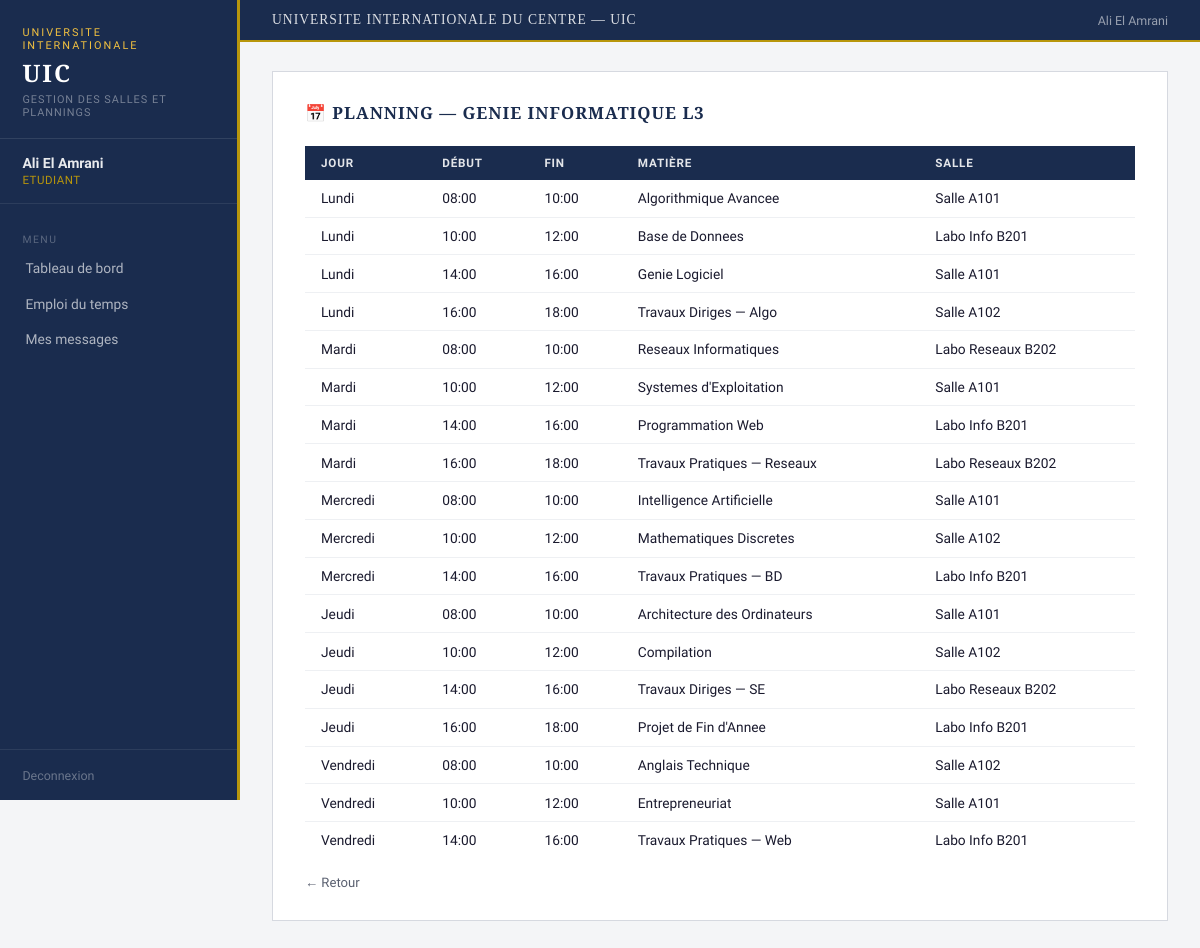
/plannings/1 (signed in), run on the app's committed database.
### tables this page shows
CREATE TABLE Planning (
        idPlanning INTEGER PRIMARY KEY AUTOINCREMENT,
        semaine INTEGER NOT NULL, annee INTEGER NOT NULL,
        filiere TEXT NOT NULL, idChef INTEGER,
        FOREIGN KEY (idChef) REFERENCES ChefDepartement(idChef));

CREATE TABLE Creneau (
        idCreneau INTEGER PRIMARY KEY AUTOINCREMENT,
        heureDebut TEXT NOT NULL, heureFin TEXT NOT NULL,
        jour TEXT NOT NULL, matiere TEXT NOT NULL,
        idPlanning INTEGER NOT NULL, idSalle INTEGER NOT NULL,
        FOREIGN KEY (idPlanning) REFERENCES Planning(idPlanning),
        FOREIGN KEY (idSalle) REFERENCES Salle(idSalle));

CREATE TABLE Salle (
        idSalle INTEGER PRIMARY KEY AUTOINCREMENT,
        nomSalle TEXT NOT NULL, type TEXT NOT NULL,
        capacite INTEGER NOT NULL, disponible INTEGER DEFAULT 1, batiment TEXT);

### controllers/planning_controller.py (the view)
@planning_bp.route("/plannings/<int:id>")
def detail_planning(id):
    if "user_id" not in session:
        return redirect(url_for("auth.login"))
    planning  = Planning.get_by_id(id)
    creneaux  = Creneau.get_by_planning(id)
    salles    = Salle.get_disponibles()
    return render_template("planning_detail.html",
                           planning=planning,
                           creneaux=creneaux,
                           salles=salles,
                           role=session["user_role"])

### database/db.py (called while the page is built)
def get_connection():
    conn = sqlite3.connect(DB_PATH)
    conn.row_factory = sqlite3.Row
    return conn

### models/planning.py (called while the page is built)
    @staticmethod
    def get_by_id(id):
        conn = get_connection()
        row = conn.execute("SELECT * FROM Planning WHERE idPlanning=?", (id,)).fetchone()
        conn.close()
        return row

    @staticmethod
    def get_by_planning(idPlanning):
        conn = get_connection()
        rows = conn.execute("""
            SELECT c.*, s.nomSalle
            FROM Creneau c
            JOIN Salle s ON c.idSalle = s.idSalle
            WHERE c.idPlanning=?
            ORDER BY CASE c.jour
                WHEN 'Lundi' THEN 1 WHEN 'Mardi' THEN 2
                WHEN 'Mercredi' THEN 3 WHEN 'Jeudi' THEN 4
                WHEN 'Vendredi' THEN 5 WHEN 'Samedi' THEN 6 ELSE 7 END,
            c.heureDebut
        """, (idPlanning,)).fetchall()
        conn.close()
        return rows

### models/salle.py (called while the page is built)
    @staticmethod
    def get_disponibles():
        conn = get_connection()
        salles = conn.execute(
            "SELECT * FROM Salle WHERE disponible = 1"
        ).fetchall()
        conn.close()
        return salles

### templates/planning_detail.html (shortened to what this page needs)
{% extends "base.html" %}
{% block content %}
<div class="page">
  <h1>📅 Planning — {{ planning.filiere }} {{ planning.semestre }} {{ planning.anneeUniv }}</h1>
  <table>
    <thead>
      <tr><th>Jour</th><th>Début</th><th>Fin</th><th>Matière</th><th>Salle</th>{% if role in ('chef_dept','admin') %}<th>Action</th>{% endif %}</tr>
    </thead>
    <tbody>
    {% for c in creneaux %}
      <tr>
        <td>{{ c.jour }}</td>
        <td>{{ c.heureDebut }}</td>
        <td>{{ c.heureFin }}</td>
        <td>{{ c.matiere }}</td>
        <td>{{ c.nomSalle }}</td>
      </tr>
    {% else %}
      <tr><td colspan="6">Aucun créneau pour ce planning.</td></tr>
    {% endfor %}
    </tbody>
  </table>
  <a href="{{ url_for('planning.liste_plannings') }}" class="btn-back">← Retour</a>
</div>
{% endblock %}

### static/css/style.css (style rules this page uses)
* { box-sizing:border-box;margin:0;padding:0; }
:root { --navy:#1a2c4e;--navy2:#243a61;--navy3:#2e4a7a; --gold:#b8960c;--gold2:#f0c040; --light:#f4f5f7;--white:#ffffff;--border:#d6d9e0; --text:#1a1a2e;--muted:#5a6070; --danger:#8b1a1a;--success:#1a5c2e;--warning:#7a5c00; }
body { font-family:'Source Sans 3',sans-serif;background:var(--light);color:var(--text);min-height:100vh;display:flex;font-size:15px; }
.page { background:var(--white);border:1px solid var(--border);padding:1.8rem 2rem; }
.page h1 { font-family:'Libre Baskerville',serif;font-size:1.05rem;color:var(--navy);text-transform:uppercase;letter-spacing:1px;margin-bottom:1.4rem; }
.btn-back { color:var(--muted);text-decoration:none;font-size:0.82rem;display:inline-block;margin-top:1rem; }
table { width:100%;border-collapse:collapse; }
thead { background:var(--navy); }
th { padding:0.62rem 1rem;text-align:left;font-size:0.73rem;color:rgba(255,255,255,0.88);font-weight:600;text-transform:uppercase;letter-spacing:0.8px; }
td { padding:0.65rem 1rem;border-bottom:1px solid #eef0f3;font-size:0.86rem;color:var(--text); }
tr:last-child td { border-bottom:none; }

### data on the page
Planning: filiere "GENIE INFORMATIQUE L3"
Creneau: jour "Lundi", heureDebut "08:00", heureFin "10:00", matiere "Algorithmique Avancee", nomSalle "Salle A101"
Creneau: jour "Lundi", heureDebut "10:00", heureFin "12:00", matiere "Base de Donnees", nomSalle "Labo Info B201"
Creneau: jour "Lundi", heureDebut "14:00", heureFin "16:00", matiere "Genie Logiciel", nomSalle "Salle A101"
Creneau: jour "Lundi", heureDebut "16:00", heureFin "18:00", matiere "Travaux Diriges — Algo", nomSalle "Salle A102"
Creneau: jour "Mardi", heureDebut "08:00", heureFin "10:00", matiere "Reseaux Informatiques", nomSalle "Labo Reseaux B202"
Creneau: jour "Mardi", heureDebut "10:00", heureFin "12:00", matiere "Systemes d'Exploitation", nomSalle "Salle A101"
Creneau: jour "Mardi", heureDebut "14:00", heureFin "16:00", matiere "Programmation Web", nomSalle "Labo Info B201"
Creneau: jour "Mardi", heureDebut "16:00", heureFin "18:00", matiere "Travaux Pratiques — Reseaux", nomSalle "Labo Reseaux B202"
Creneau: jour "Mercredi", heureDebut "08:00", heureFin "10:00", matiere "Intelligence Artificielle", nomSalle "Salle A101"
Creneau: jour "Mercredi", heureDebut "10:00", heureFin "12:00", matiere "Mathematiques Discretes", nomSalle "Salle A102"
Creneau: jour "Mercredi", heureDebut "14:00", heureFin "16:00", matiere "Travaux Pratiques — BD", nomSalle "Labo Info B201"
Creneau: jour "Jeudi", heureDebut "08:00", heureFin "10:00", matiere "Architecture des Ordinateurs", nomSalle "Salle A101"
Creneau: jour "Jeudi", heureDebut "10:00", heureFin "12:00", matiere "Compilation", nomSalle "Salle A102"
Creneau: jour "Jeudi", heureDebut "14:00", heureFin "16:00", matiere "Travaux Diriges — SE", nomSalle "Labo Reseaux B202"
Creneau: jour "Jeudi", heureDebut "16:00", heureFin "18:00", matiere "Projet de Fin d'Annee", nomSalle "Labo Info B201"
Creneau: jour "Vendredi", heureDebut "08:00", heureFin "10:00", matiere "Anglais Technique", nomSalle "Salle A102"
Creneau: jour "Vendredi", heureDebut "10:00", heureFin "12:00", matiere "Entrepreneuriat", nomSalle "Salle A101"
Creneau: jour "Vendredi", heureDebut "14:00", heureFin "16:00", matiere "Travaux Pratiques — Web", nomSalle "Labo Info B201"

### other printed values
{{ session.user_nom }} "Ali El Amrani"
{{ session.user_role }} "ETUDIANT"
